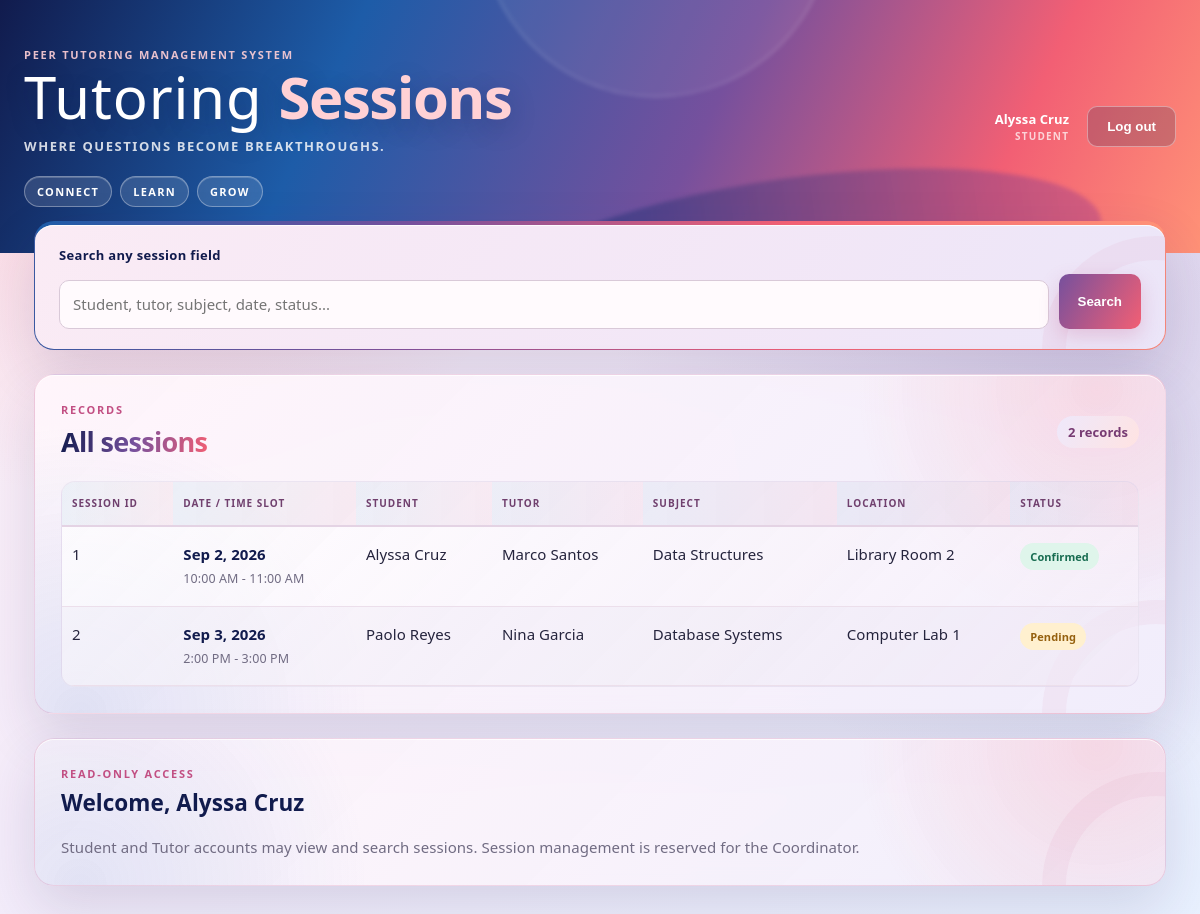
Screenshot of /index.php (signed in) with the database file from the repository.
### tables this page shows
CREATE TABLE IF NOT EXISTS tutoring_sessions (
    session_id INT UNSIGNED AUTO_INCREMENT PRIMARY KEY,
    tutor_id INT UNSIGNED NOT NULL,
    student_id INT UNSIGNED NOT NULL,
    subject_id INT UNSIGNED NOT NULL,
    session_date DATE NOT NULL,
    time_slot VARCHAR(50) NOT NULL,
    status ENUM('Pending', 'Confirmed', 'Completed', 'Cancelled', 'No-show') NOT NULL DEFAULT 'Pending',
    location VARCHAR(150) NOT NULL,
    FOREIGN KEY (tutor_id) REFERENCES users(user_id),
    FOREIGN KEY (student_id) REFERENCES users(user_id),
    FOREIGN KEY (subject_id) REFERENCES subjects(subject_id),
    INDEX (session_date), INDEX (status)
);

CREATE TABLE IF NOT EXISTS users (
    user_id INT UNSIGNED AUTO_INCREMENT PRIMARY KEY,
    name VARCHAR(100) NOT NULL,
    email VARCHAR(150) NOT NULL UNIQUE,
    password VARCHAR(255) NOT NULL,
    role ENUM('Student', 'Tutor', 'Coordinator') NOT NULL,
    contact_number VARCHAR(30) NOT NULL
);

CREATE TABLE IF NOT EXISTS subjects (
    subject_id INT UNSIGNED AUTO_INCREMENT PRIMARY KEY,
    subject_name VARCHAR(100) NOT NULL UNIQUE,
    description VARCHAR(255) NOT NULL
);

### config/auth.php (called while the page is built, shortened)
<?php
function currentUser(): ?array
{
    $user = $_SESSION['user'] ?? null;
    return is_array($user) ? $user : null;
}
function requireLogin(): array
{
    $user = currentUser();
    return $user;
}

### config/database.php (called while the page is built, shortened)
<?php
final class Database
{
    public static function connect(): PDO
    {
        $credentialsFile = __DIR__ . '/credentials.php';
        $credentials = file_exists($credentialsFile) ? require $credentialsFile : [];
        $host = (string) ($credentials['host'] ?? self::environment('DB_HOST', '127.0.0.1'));
        $port = (string) ($credentials['port'] ?? self::environment('DB_PORT', '3306'));
        $database = (string) ($credentials['database'] ?? self::environment('DB_NAME', 'ptms'));
        $username = (string) ($credentials['username'] ?? self::environment('DB_USER', 'root'));
        $password = (string) ($credentials['password'] ?? self::environment('DB_PASSWORD', ''));
        $dsn = sprintf(
            'mysql:host=%s;port=%s;dbname=%s;charset=utf8mb4',
            $host,
            $port,
            $database
        );
        try {
            return new PDO($dsn, $username, $password, [
                PDO::ATTR_ERRMODE => PDO::ERRMODE_EXCEPTION,
                PDO::ATTR_DEFAULT_FETCH_MODE => PDO::FETCH_ASSOC,
                PDO::ATTR_EMULATE_PREPARES => false,
            ]);
        } catch (PDOException $exception) {
            error_log($exception->getMessage());
            throw new RuntimeException(
                'The database connection failed. Check config/database.php and make sure MySQL is running.'
            );
        }
    }
    private static function environment(string $name, string $default): string
    {
        $value = getenv($name);
        return $value === false || $value === '' ? $default : $value;
    }
}

### classes/TutoringSession.php (called while the page is built, shortened)
<?php
final class TutoringSession
{
    public function getTutoringSessions(): array
    {
        $statement = $this->database->prepare($this->selectQuery() .
            ' ORDER BY ts.session_id ASC');
        $statement->execute();
        return $statement->fetchAll();
    }
    private function selectQuery(): string
    {
        return 'SELECT ts.*, tutor.name AS tutor_name, student.name AS student_name,
                       s.subject_name
                FROM tutoring_sessions ts
                INNER JOIN users tutor ON tutor.user_id = ts.tutor_id
                INNER JOIN users student ON student.user_id = ts.student_id
                INNER JOIN subjects s ON s.subject_id = ts.subject_id';
    }
}

### public/index.php (the view, shortened to what this page needs)
<?php
require_once dirname(__DIR__) . '/config/auth.php';
require_once dirname(__DIR__) . '/config/database.php';
require_once dirname(__DIR__) . '/classes/TutoringSession.php';
$currentUser = requireLogin();
$canManage = ($currentUser['role'] ?? '') === 'Coordinator';
function escape(?string $value): string
{
    return htmlspecialchars($value ?? '', ENT_QUOTES, 'UTF-8');
}
try {
    $repository = new TutoringSession(Database::connect());
    $tutors = $repository->getTutors();
    $students = $repository->getStudents();
    $subjects = $repository->getSubjects();
    $keyword = trim((string) ($_GET['search'] ?? ''));
    $sessions = $keyword === ''
        ? $repository->getTutoringSessions()
        : $repository->searchTutoringSessions($keyword);
    $editId = $canManage ? filter_input(INPUT_GET, 'edit', FILTER_VALIDATE_INT) : null;
    $editing = $editId ? $repository->getTutoringSession((int) $editId) : null;
} catch (Throwable $exception) {
    error_log($exception->getMessage());
    $pageError = $exception instanceof InvalidArgumentException
        ? $exception->getMessage()
        : 'The request could not be completed. Please check the database setup and try again.';
    $sessions = $sessions ?? [];
    $editing = $editing ?? null;
    $keyword = $keyword ?? '';
    $tutors = $tutors ?? [];
    $students = $students ?? [];
    $subjects = $subjects ?? [];
}
$statuses = ['Pending', 'Confirmed', 'Completed', 'Cancelled', 'No-show'];
?>
<!doctype html>
<html lang="en">
<head>
    <link rel="stylesheet" href="styles.css?v=7">
</head>
<body>
<header class="topbar">
    <div class="hero-copy">
        <p class="eyebrow">Peer Tutoring Management System</p>
        <h1>Tutoring <span>Sessions</span></h1>
        <p class="hero-message">Where questions become breakthroughs.</p>
        <div class="hero-chips" aria-label="System highlights">
            <span>Connect</span><span>Learn</span><span>Grow</span>
        </div>
    </div>
    <div class="topbar-actions">
        <div class="user-summary">
            <strong><?= escape($currentUser['name']) ?></strong>
            <span><?= escape($currentUser['role']) ?></span>
        </div>
        <form method="post" action="logout.php">
            <button class="button button-ghost" type="submit">Log out</button>
        </form>
    </div>
</header>
<main class="container">
    <section class="card search-card">
        <form method="get" class="search-form">
            <label for="search">Search any session field</label>
            <div class="search-row">
                <input id="search" name="search" value="<?= escape($keyword) ?>" placeholder="Student, tutor, subject, date, status...">
                <button class="button" type="submit">Search</button>
            </div>
        </form>
    </section>
    <section class="card">
        <div class="section-heading">
            <div>
                <p class="eyebrow">Records</p>
                <h2><?= $keyword === '' ? 'All sessions' : 'Search results' ?></h2>
            </div>
            <span class="count"><?= count($sessions) ?> record<?= count($sessions) === 1 ? '' : 's' ?></span>
        </div>
        <div class="table-wrap">
            <table>
                <thead><tr><th>Session ID</th><th>Date / Time Slot</th><th>Student</th><th>Tutor</th><th>Subject</th><th>Location</th><th>Status</th><?php if ($canManage): ?><th>Actions</th><?php endif; ?></tr></thead>
                <tbody>
                <?php foreach ($sessions as $session): ?>
                    <tr>
                        <td><?= (int) $session['session_id'] ?></td>
                        <td><strong><?= escape(date('M j, Y', strtotime($session['session_date']))) ?></strong><br><small><?= escape($session['time_slot']) ?></small></td>
                        <td><?= escape($session['student_name']) ?></td>
                        <td><?= escape($session['tutor_name']) ?></td>
                        <td><?= escape($session['subject_name']) ?></td>
                        <td><?= escape($session['location']) ?></td>
                        <td><span class="status status-<?= strtolower(str_replace([' ', '-'], '', $session['status'])) ?>"><?= escape($session['status']) ?></span></td>
                    </tr>
                <?php endforeach; ?>
                </tbody>
            </table>
        </div>
    </section>
    <?php if ($canManage): ?>
    <section class="card" id="session-form">
        <div class="section-heading">
            <div><p class="eyebrow"><?= $editing ? 'Update record' : 'Create record' ?></p><h2><?= $editing ? 'Edit tutoring session' : 'Add tutoring session' ?></h2></div>
            <?php if ($editing): ?><a class="text-link" href="index.php#session-form">Cancel edit</a><?php endif; ?>
        </div>
        <form method="post" class="record-form">
            <input type="hidden" name="csrf_token" value="<?= escape($_SESSION['csrf_token']) ?>">
            <input type="hidden" name="action" value="<?= $editing ? 'update' : 'add' ?>">
            <?php if ($editing): ?><input type="hidden" name="id" value="<?= (int) $editing['session_id'] ?>"><?php endif; ?>
            <label>Student<select name="student_id" required><option value="">Select student</option><?php foreach ($students as $student): ?><option value="<?= (int) $student['user_id'] ?>" <?= (int) ($editing['student_id'] ?? 0) === (int) $student['user_id'] ? 'selected' : '' ?>><?= escape($student['name']) ?></option><?php endforeach; ?></select></label>
            <label>Tutor<select name="tutor_id" required><option value="">Select tutor</option><?php foreach ($tutors as $tutor): ?><option value="<?= (int) $tutor['user_id'] ?>" <?= (int) ($editing['tutor_id'] ?? 0) === (int) $tutor['user_id'] ? 'selected' : '' ?>><?= escape($tutor['name']) ?></option><?php endforeach; ?></select></label>
            <label>Subject<select name="subject_id" required><option value="">Select subject</option><?php foreach ($subjects as $subject): ?><option value="<?= (int) $subject['subject_id'] ?>" <?= (int) ($editing['subject_id'] ?? 0) === (int) $subject['subject_id'] ? 'selected' : '' ?>><?= escape($subject['subject_name']) ?></option><?php endforeach; ?></select></label>
            <label>Session date<input type="date" name="session_date" required value="<?= escape($editing['session_date'] ?? '') ?>"></label>
            <label>Time slot<input name="time_slot" maxlength="50" required placeholder="e.g. 10:00 AM - 11:00 AM" value="<?= escape($editing['time_slot'] ?? '') ?>"></label>
            <label>Location<input name="location" maxlength="150" required value="<?= escape($editing['location'] ?? '') ?>"></label>
            <label>Status<select name="status" required><?php foreach ($statuses as $status): ?><option <?= ($editing['status'] ?? 'Pending') === $status ? 'selected' : '' ?>><?= escape($status) ?></option><?php endforeach; ?></select></label>
            <div class="full-width"><button class="button" type="submit"><?= $editing ? 'Save changes' : 'Add session' ?></button></div>
        </form>
    </section>
    <?php else: ?>
    <section class="card access-note">
        <p class="eyebrow">Read-only access</p>
        <h2>Welcome, <?= escape($currentUser['name']) ?></h2>
        <p>Student and Tutor accounts may view and search sessions. Session management is reserved for the Coordinator.</p>
    </section>
    <?php endif; ?>
</main>
</body>
</html>

### rows the page displays
tutoring_sessions: session_id "1", session_date "Sep 2, 2026", time_slot "10:00 AM - 11:00 AM", student.name "Alyssa Cruz", tutor.name "Marco Santos", subject.subject_name "Data Structures", location "Library Room 2", status "Confirmed"
tutoring_sessions: session_id "2", session_date "Sep 3, 2026", time_slot "2:00 PM - 3:00 PM", student.name "Paolo Reyes", tutor.name "Nina Garcia", subject.subject_name "Database Systems", location "Computer Lab 1", status "Pending"

### other values shown
$currentUser['name'] "Alyssa Cruz"
$currentUser['role'] "STUDENT"
count($sessions) "2"
